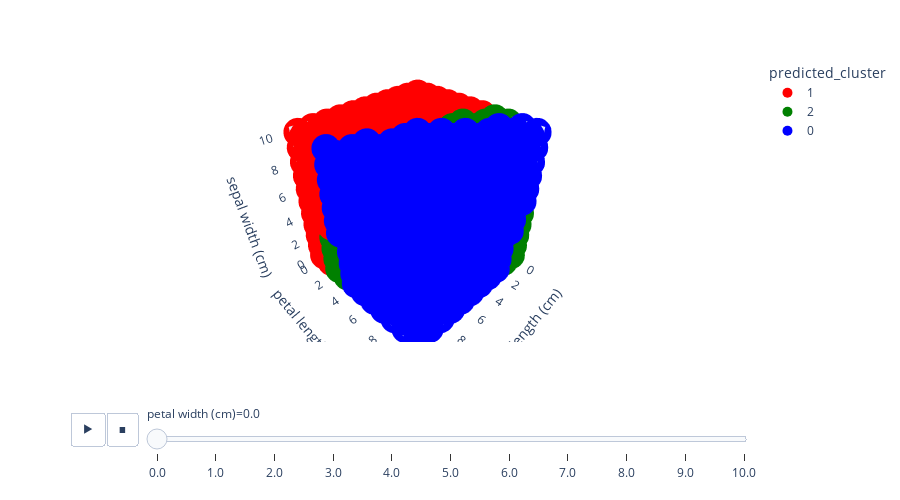

Notebook cell for this chart:
### Code cell
fig = px.scatter_3d(
    df_lattice,
    x="sepal length (cm)",
    y="petal length (cm)",
    z="sepal width (cm)",
    animation_frame="petal width (cm)",
    color="predicted_cluster",
    color_discrete_map={
        "0": "blue",
        "1": "red",
        "2": "green",
    },
    symbol_map={0: "cross", 1: "square", 2: "circle"},
    height=500,
)

fig.update_traces(marker_size = 10)

### Figure 1 — Plotly figure (JSON) as saved in the notebook; plotly's stock layout.template omitted (floating-point values rounded to 4 significant figures; data arrays with more than 128 entries replaced by an {"elided": "..."} marker saying what was removed)
{"data": [{"hovertemplate": "predicted_cluster=1<br>petal width (cm)=0.0<br>sepal length (cm)=%{x}<br>petal length (cm)=%{y}<br>sepal width (cm)=%{z}<extra></extra>", "legendgroup": "1", "marker": {"color": "red", "size": 10, "symbol": "circle"}, "mode": "markers", "name": "1", "scene": "scene", "showlegend": true, "type": "scatter3d", "x": {"elided": "522 float values"}, "y": {"elided": "522 float values"}, "z": {"elided": "522 float values"}}, {"hovertemplate": "predicted_cluster=2<br>petal width (cm)=0.0<br>sepal length (cm)=%{x}<br>petal length (cm)=%{y}<br>sepal width (cm)=%{z}<extra></extra>", "legendgroup": "2", "marker": {"color": "green", "size": 10, "symbol": "circle"}, "mode": "markers", "name": "2", "scene": "scene", "showlegend": true, "type": "scatter3d", "x": {"elided": "310 float values"}, "y": {"elided": "310 float values"}, "z": {"elided": "310 float values"}}, {"hovertemplate": "predicted_cluster=0<br>petal width (cm)=0.0<br>sepal length (cm)=%{x}<br>petal length (cm)=%{y}<br>sepal width (cm)=%{z}<extra></extra>", "legendgroup": "0", "marker": {"color": "blue", "size": 10, "symbol": "circle"}, "mode": "markers", "name": "0", "scene": "scene", "showlegend": true, "type": "scatter3d", "x": {"elided": "499 float values"}, "y": {"elided": "499 float values"}, "z": {"elided": "499 float values"}}], "layout": {"height": 500, "legend": {"title": {"text": "predicted_cluster"}, "tracegroupgap": 0}, "margin": {"t": 60}, "scene": {"domain": {"x": [0, 1], "y": [0, 1]}, "xaxis": {"title": {"text": "sepal length (cm)"}}, "yaxis": {"title": {"text": "petal length (cm)"}}, "zaxis": {"title": {"text": "sepal width (cm)"}}}, "sliders": [{"active": 0, "currentvalue": {"prefix": "petal width (cm)="}, "len": 0.9, "pad": {"b": 10, "t": 60}, "steps": [{"args": [["0.0"], {"frame": {"duration": 0, "redraw": true}, "fromcurrent": true, "mode": "immediate", "transition": {"duration": 0, "easing": "linear"}}], "label": "0.0", "method": "animate"}, {"args": [["1.0"], {"frame": {"duration": 0, "redraw": true}, "fromcurrent": true, "mode": "immediate", "transition": {"duration": 0, "easing": "linear"}}], "label": "1.0", "method": "animate"}, {"args": [["2.0"], {"frame": {"duration": 0, "redraw": true}, "fromcurrent": true, "mode": "immediate", "transition": {"duration": 0, "easing": "linear"}}], "label": "2.0", "method": "animate"}, {"args": [["3.0"], {"frame": {"duration": 0, "redraw": true}, "fromcurrent": true, "mode": "immediate", "transition": {"duration": 0, "easing": "linear"}}], "label": "3.0", "method": "animate"}, {"args": [["4.0"], {"frame": {"duration": 0, "redraw": true}, "fromcurrent": true, "mode": "immediate", "transition": {"duration": 0, "easing": "linear"}}], "label": "4.0", "method": "animate"}, {"args": [["5.0"], {"frame": {"duration": 0, "redraw": true}, "fromcurrent": true, "mode": "immediate", "transition": {"duration": 0, "easing": "linear"}}], "label": "5.0", "method": "animate"}, {"args": [["6.0"], {"frame": {"duration": 0, "redraw": true}, "fromcurrent": true, "mode": "immediate", "transition": {"duration": 0, "easing": "linear"}}], "label": "6.0", "method": "animate"}, {"args": [["7.0"], {"frame": {"duration": 0, "redraw": true}, "fromcurrent": true, "mode": "immediate", "transition": {"duration": 0, "easing": "linear"}}], "label": "7.0", "method": "animate"}, {"args": [["8.0"], {"frame": {"duration": 0, "redraw": true}, "fromcurrent": true, "mode": "immediate", "transition": {"duration": 0, "easing": "linear"}}], "label": "8.0", "method": "animate"}, {"args": [["9.0"], {"frame": {"duration": 0, "redraw": true}, "fromcurrent": true, "mode": "immediate", "transition": {"duration": 0, "easing": "linear"}}], "label": "9.0", "method": "animate"}, {"args": [["10.0"], {"frame": {"duration": 0, "redraw": true}, "fromcurrent": true, "mode": "immediate", "transition": {"duration": 0, "easing": "linear"}}], "label": "10.0", "method": "animate"}], "x": 0.1, "xanchor": "left", "y": 0, "yanchor": "top"}], "updatemenus": [{"buttons": [{"args": [null, {"frame": {"duration": 500, "redraw": true}, "fromcurrent": true, "mode": "immediate", "transition": {"duration": 500, "easing": "linear"}}], "label": "&#9654;", "method": "animate"}, {"args": [[null], {"frame": {"duration": 0, "redraw": true}, "fromcurrent": true, "mode": "immediate", "transition": {"duration": 0, "easing": "linear"}}], "label": "&#9724;", "method": "animate"}], "direction": "left", "pad": {"r": 10, "t": 70}, "showactive": false, "type": "buttons", "x": 0.1, "xanchor": "right", "y": 0, "yanchor": "top"}]}}
